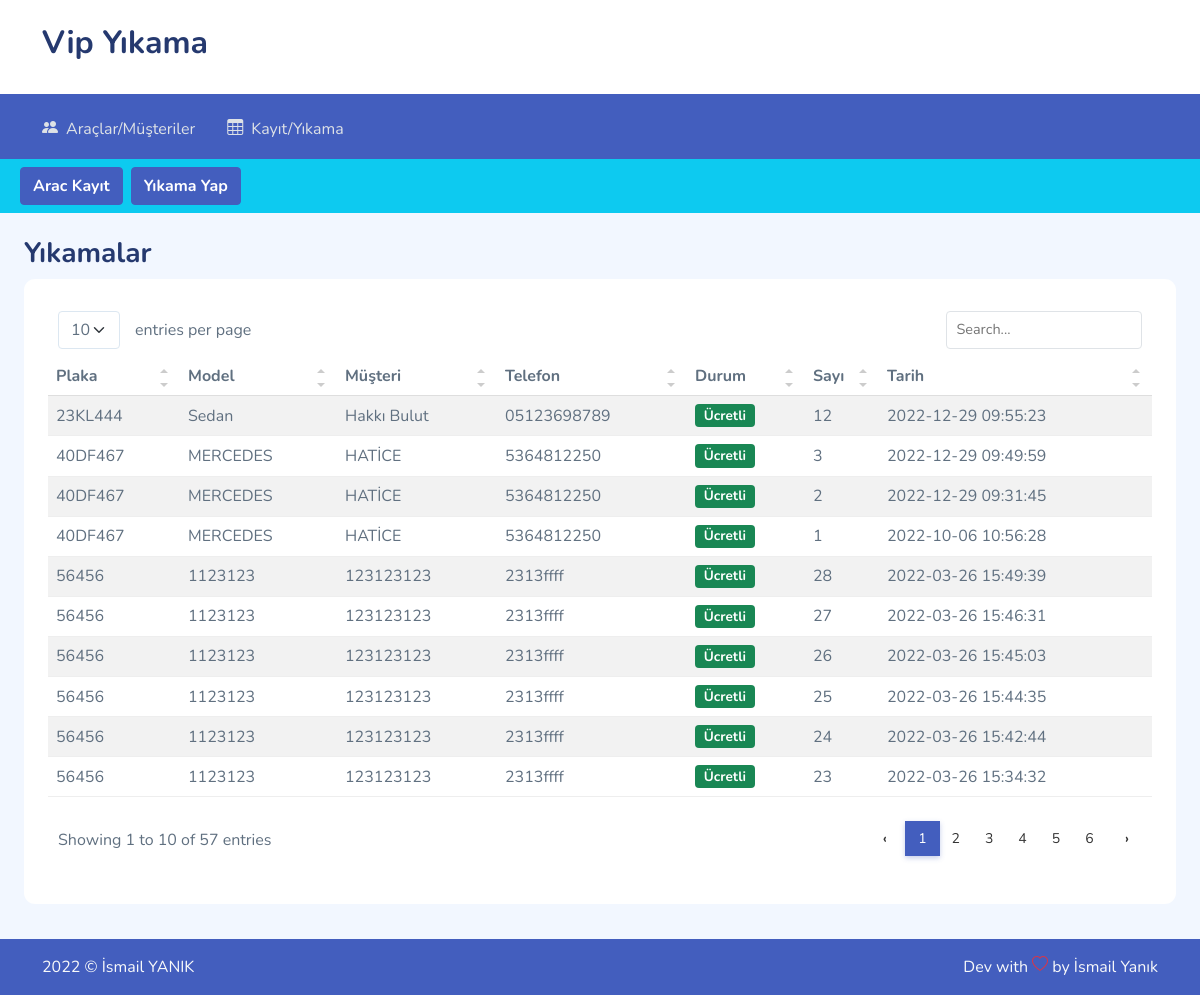
/htdocs/admin/panel.php, run on the app's committed database.
### tables this page shows
CREATE TABLE IF NOT EXISTS `arac` (
  `id` int(11) NOT NULL AUTO_INCREMENT,
  `plaka` varchar(15) NOT NULL,
  `model` varchar(50) DEFAULT NULL,
  `kadi` varchar(50) DEFAULT NULL,
  `tel` varchar(11) DEFAULT 'Girilmedi',
  `counter` int(11) DEFAULT '0',
  `durum` tinyint(1) DEFAULT '0',
  PRIMARY KEY (`id`)
);

### htdocs/admin/panel.php (the view, shortened to what this page needs)
<html lang="en">
<head>
    <link rel="stylesheet" href="assets/css/bootstrap.css">
    <link rel="stylesheet" href="assets/vendors/iconly/bold.css">
   <link rel="stylesheet" href="assets/vendors/simple-datatables/style.css">
    <link rel="stylesheet" href="assets/vendors/perfect-scrollbar/perfect-scrollbar.css">
    <link rel="stylesheet" href="assets/vendors/bootstrap-icons/bootstrap-icons.css">
    <link rel="stylesheet" href="assets/css/app.css">
</head>
<body>
    <div id="app">
        <div id="main" class="layout-horizontal">
            <header class="">
                <div class="header-top">
                    <div class="container">
                        <div class="logo">
                            <a href="index.html"><h2>Vip Yıkama</h2></a>
                        </div>
                    </div>
                </div>
                <nav class="main-navbar">
                    <div class="container">
                        <ul class="">
                            <li class="menu-item  ">
                                <a href="araclar.php" class='menu-link'>
                                    <i class="bi bi-people-fill"></i>
                                    <span>Araçlar/Müşteriler</span>
                                </a>
                            </li>
                            <li class="menu-item  ">
                                <a href="" class='menu-link'>
                                    <i class="bi bi-table"></i>
                                    <span>Kayıt/Yıkama</span>
                                </a>
                            </li>
                        </ul>
                    </div>
                </nav>
            </header>
            <div class="bg-info">
                <ul class="nav px-3 py-2" >
                  <li class="nav-item mx-1">
                    <button type="button" class="btn btn-primary  fw-bold "  data-bs-toggle="modal"  data-bs-target="#aracmodal">Arac Kayıt</button>
                  </li>
                  <li class="nav-item mx-1">
                    <button type="button" class="btn btn-primary fw-bold "  data-bs-toggle="modal"  data-bs-target="#yıkamamodal">Yıkama Yap</button>
                  </li>
                </ul>
            </div>
            <div class="page-heading m-4">
                <div class="page-title">
                    <div class="row">
                        <div class="col-12 col-md-6 order-md-1 order-last">
                            <h3>Yıkamalar</h3>
                        </div>
                    </div>
                </div>
                <section class="section ">
                    <div class="card">
                        <div class="card-body" id="divtable">
                            <table class="table table-striped" id="table1">
                                <thead>
                                    <tr>
                                        <th scope="col">Plaka</th>
                                        <th scope="col">Model</th>
                                        <th scope="col">Müşteri</th>
                                        <th scope="col">Telefon</th>
                                        <th scope="col">Durum</th>
                                        <th scope="col">Sayı</th>
                                        <th scope="col">Tarih</th>
                                    </tr>
                                </thead>
                                <tbody id="veriler">
                                    <?php
                                       $db = new PDO("mysql:host=sql205.epizy.com;dbname=epiz_31238850_vipyikama;charset=utf8","epiz_31238850","mF7Gs5rikx7tR9");
                                        $postasor=$db->prepare(" SELECT arac.*,kayıt.* FROM arac INNER JOIN kayıt on arac.id = kayıt.aracid order by kayıt.Tarih DESC");
                                        $postasor->execute();
                                        while ($postacek=$postasor->fetch(PDO::FETCH_ASSOC)) {
                                          echo "<tr>";
                                          echo "<td>".$postacek['plaka']."</td>";
                                          echo "<td>".$postacek['model']."</td>";
                                          echo "<td>".$postacek['kadi']."</td>";
                                          echo "<td>".$postacek['tel']."</td>";
                                          if ($postacek['durum']==0) {
                                              echo "<td><span class='badge bg-success'>Ücretli</span></td>";
                                          }else{
                                              echo "<td><span class='badge bg-danger'>Ücretsiz</span></td>";
                                          }
                                          echo "<td>".$postacek['sayı']."</td>";
                                          echo "<td>".$postacek['Tarih']."</td>";
                                          echo "</tr>";
                                        }
                                    ?>
                                </tbody>
                            </table>
                        </div>
                    </div>
                </section>
            </div>
            <footer class="bg-primary" style="left: 0;bottom: 0;width: 100%;">
                <div class="container pt-3">
                    <div class="footer clearfix mb-0 text-muted">
                        <div class="float-start text-light">
                            <p>2022 &copy; İsmail YANIK</p>
                        </div>
                        <div class="float-end text-light">
                            <p>Dev with <span class="text-danger"><i class="bi bi-heart"></i></span> by <a
                                    >İsmail Yanık</a></p>
                        </div>
                    </div>
                </div>
            </footer>
        </div>
    </div>
</body>
</html>

### htdocs/admin/assets/css/app.css (style rules this page uses)
.btn.btn-danger,.btn.btn-info,.btn.btn-primary,.btn.btn-secondary,.btn.btn-success,.btn.btn-warning { color:#fff }
.card { border:none;margin-bottom:2.2rem }
.card .card-body { padding:1.5rem }
.layout-horizontal .header-top { background-color:#fff;padding:1.5rem }
.layout-horizontal .header-top .container { align-items:center;display:flex;justify-content:space-between }
.layout-horizontal .main-navbar { background-color:#435ebe;padding:1rem }
.layout-horizontal .main-navbar ul { display:flex;gap:2rem;list-style:none;margin-bottom:0;padding:0 }
.layout-horizontal .main-navbar ul .menu-link { align-items:center;display:flex;flex-direction:row;gap:.5rem;padding:.4rem 0;position:relative }
.layout-horizontal .main-navbar ul .menu-link span { height:20px }
.layout-horizontal .main-navbar ul>.menu-item { position:relative }
.layout-horizontal .main-navbar ul>.menu-item .menu-link { color:#dee2e6 }
.dataTable-table td,.dataTable-table thead th,.table td,.table thead th { vertical-align:middle }
.dataTable-table:not(.table-borderless) thead th,.table:not(.table-borderless) thead th { border-bottom:1px solid #dedede!important }
.bi { height:1rem;width:1rem }
#main { margin-left:300px;padding:2rem }
#main.layout-horizontal { margin:0;padding:0 }
.page-heading { margin:0 0 2rem }
.page-heading h3 { font-weight:700 }
a { text-decoration:none }

### data on the page
kayıt: aracid.plaka "23KL444", aracid.model "Sedan", aracid.kadi "Hakkı Bulut", aracid.tel "05123698789", durum "Ücretli", sayı "12", Tarih "2022-12-29 09:55:23"
kayıt: aracid.plaka "40DF467", aracid.model "MERCEDES", aracid.kadi "HATİCE", aracid.tel "5364812250", durum "Ücretli", sayı "3", Tarih "2022-12-29 09:49:59"
kayıt: aracid.plaka "40DF467", aracid.model "MERCEDES", aracid.kadi "HATİCE", aracid.tel "5364812250", durum "Ücretli", sayı "2", Tarih "2022-12-29 09:31:45"
kayıt: aracid.plaka "40DF467", aracid.model "MERCEDES", aracid.kadi "HATİCE", aracid.tel "5364812250", durum "Ücretli", sayı "1", Tarih "2022-10-06 10:56:28"
kayıt: aracid.plaka "56456", aracid.model "1123123", aracid.kadi "123123123", aracid.tel "2313ffff", durum "Ücretli", sayı "28", Tarih "2022-03-26 15:49:39"
kayıt: aracid.plaka "56456", aracid.model "1123123", aracid.kadi "123123123", aracid.tel "2313ffff", durum "Ücretli", sayı "27", Tarih "2022-03-26 15:46:31"
kayıt: aracid.plaka "56456", aracid.model "1123123", aracid.kadi "123123123", aracid.tel "2313ffff", durum "Ücretli", sayı "26", Tarih "2022-03-26 15:45:03"
kayıt: aracid.plaka "56456", aracid.model "1123123", aracid.kadi "123123123", aracid.tel "2313ffff", durum "Ücretli", sayı "25", Tarih "2022-03-26 15:44:35"
kayıt: aracid.plaka "56456", aracid.model "1123123", aracid.kadi "123123123", aracid.tel "2313ffff", durum "Ücretli", sayı "24", Tarih "2022-03-26 15:42:44"
kayıt: aracid.plaka "56456", aracid.model "1123123", aracid.kadi "123123123", aracid.tel "2313ffff", durum "Ücretli", sayı "23", Tarih "2022-03-26 15:34:32"
